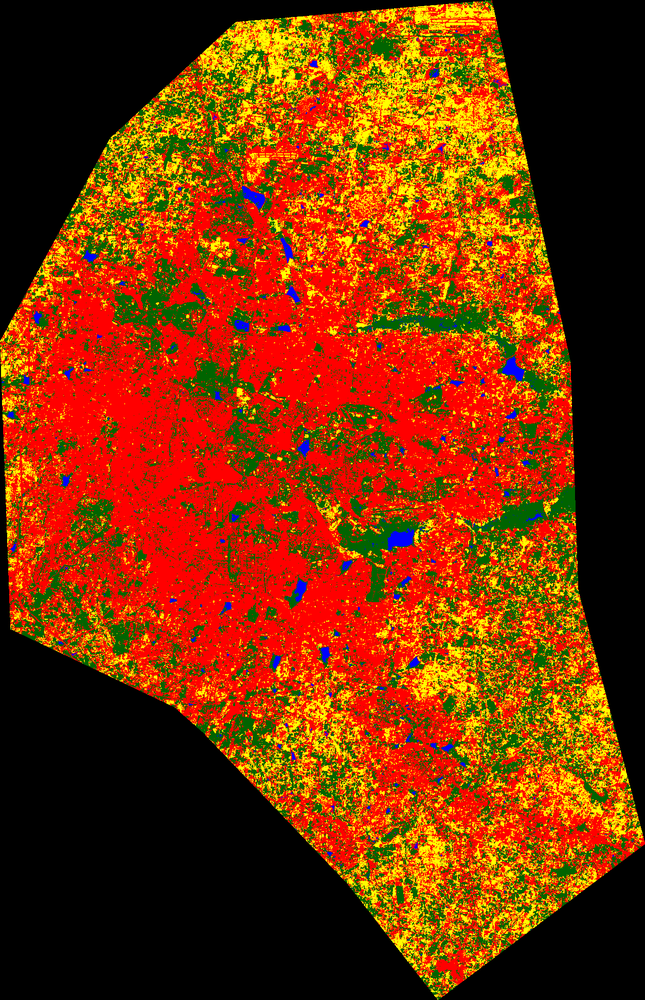
#> input picture Images/lulc_bengaluru_2014_2.tiff, 645 x 1000 px, shrunk from 1254 x 1943 before the run, found by its file name
$ jupyter execute change_detection.ipynb   (shell and % lines are left out)
#> lines starting #> are read from the running program, lines starting #| are printed output that depends on the picture
[cell 1]
from PIL import Image
import numpy as np

# Define function to calculate pixel-wise difference
def pixel_diff(image1, image2):
  """
  Calculates the pixel-wise difference between two images.

  Args:
    image1: A PIL Image object of the first image.
    image2: A PIL Image object of the second image.

  Returns:
    A NumPy array containing the absolute difference for each pixel.
  """
  image1_arr = np.asarray(image1)
  image2_arr = np.asarray(image2)
  diff_arr = np.abs(image1_arr - image2_arr)
  return diff_arr

# Load images
image1 = Image.open('/content/lulc_bengaluru_2014_2.tiff')
#> image1 is the input picture: PIL image 645x1000 RGB; mean R, G, B 122.8, 48.5, 1.8
image2 = Image.open('/content/lulc_bengaluru_2016_2.tif')
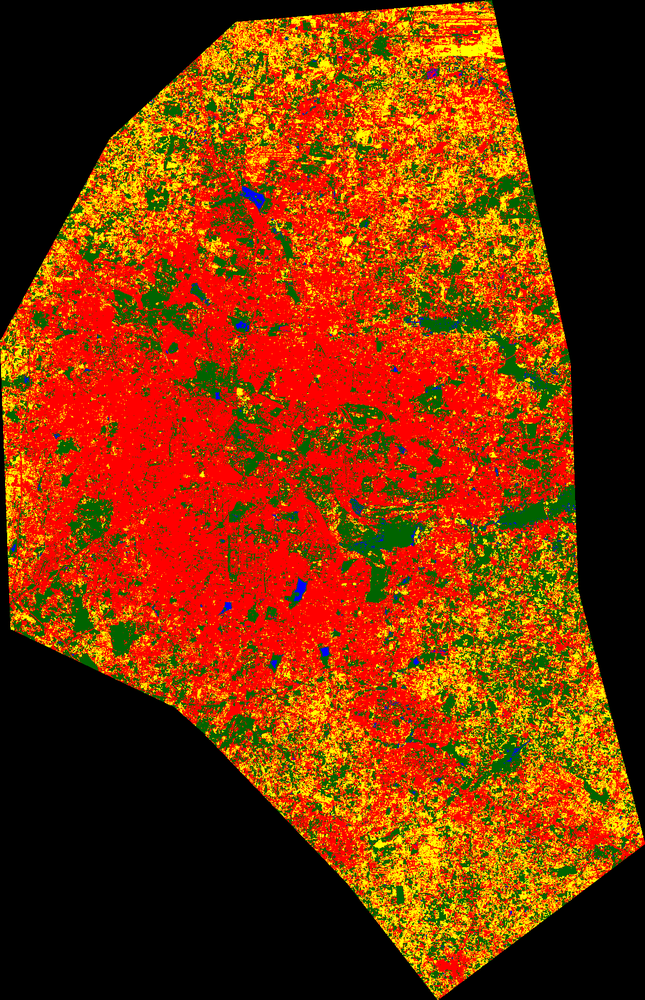
#> input picture Images/lulc_bengaluru_2016_2.tif, 645 x 1000 px, shrunk from 1254 x 1943 before the run, found by its file name
#> image2 is the input picture: PIL image 645x1000 RGB; mean R, G, B 124.3, 49.2, 1.1

# Convert images to grayscale for simpler comparison
image1_gray = image1.convert("L")
image2_gray = image2.convert("L")
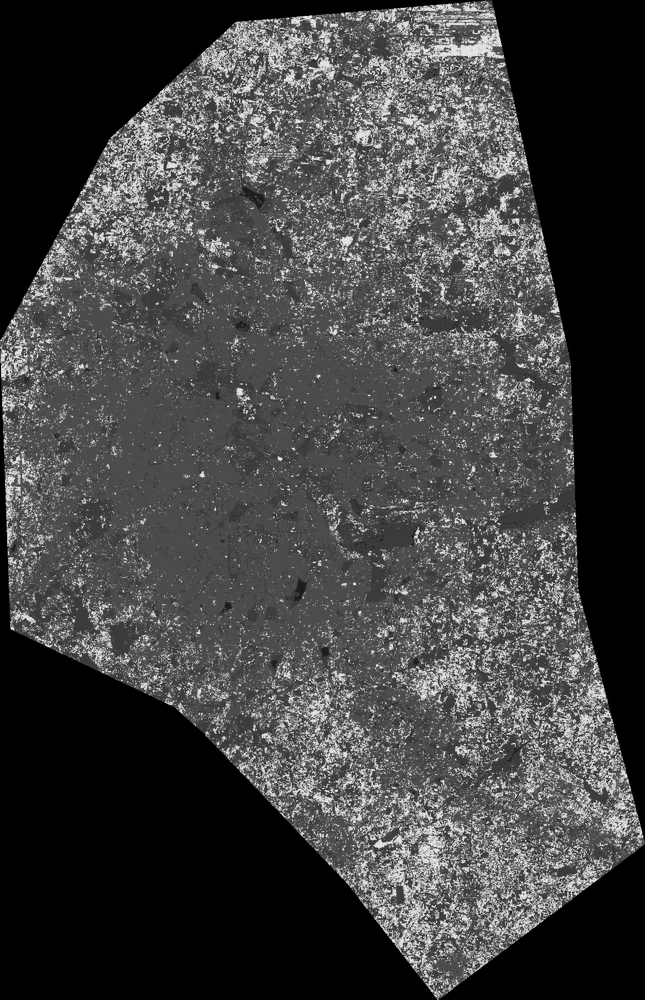
#> image2_gray: PIL image 645x1000 L; min 0, max 227, mean 66.1

# Calculate pixel-wise difference
diff_arr = pixel_diff(image1_gray, image2_gray)
#> in pixel_diff, `diff_arr = np.abs(image1_arr - image2_arr)`:
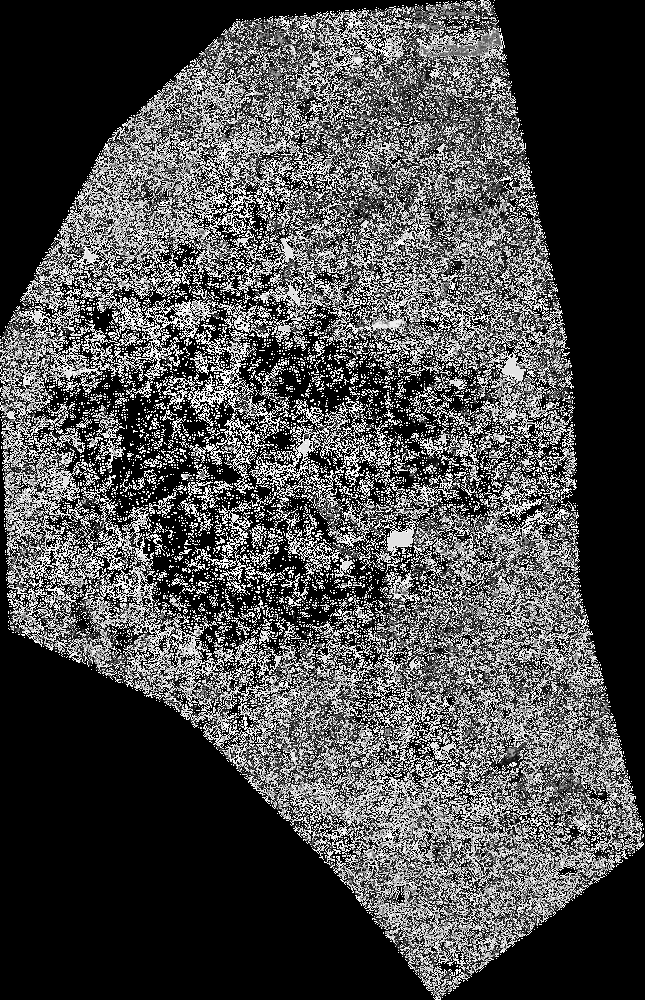
#> diff_arr: shape (1000, 645); min 0, max 255, mean 74.9

# Calculate total number of pixels and changed pixels
total_pixels = image1_gray.size[0] * image1_gray.size[1]
#> total_pixels = 645000
changed_pixels = np.count_nonzero(diff_arr)
#> changed_pixels = 360034

# Calculate percentage change
percent_change = (changed_pixels / total_pixels) * 100
#> percent_change = 55.82

# Print results
print(f"Percentage change between images: {percent_change:.2f}%")
#| Percentage change between images: 55.82%

# (Optional) Visualize the difference image
# ...
# Set a threshold for highlighting significant differences
threshold = 20

# Apply threshold to the difference image
diff_mask = np.where(diff_arr > threshold, 255, 0)
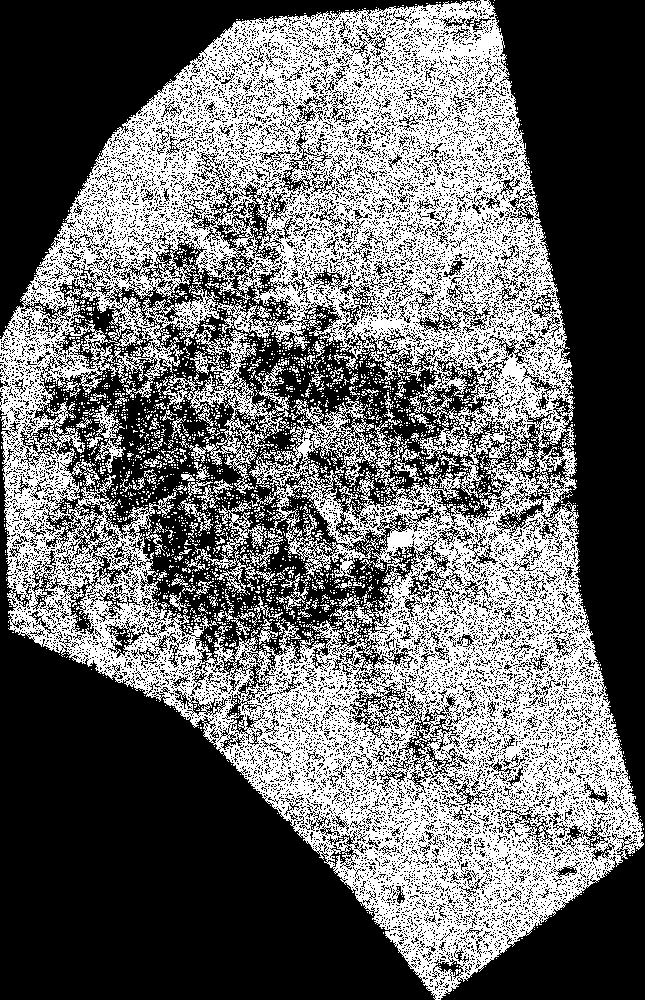
#> diff_mask: shape (1000, 645) int64; 41.4% white in thin lines or dots

# Convert the binary mask to a grayscale image
diff_image = Image.fromarray(diff_mask, mode="L")
#> diff_image: PIL image 645x1000 L; 4.4% white in thin lines or dots

# (Optional) Colorize the difference image
# ...
# (Optional) Colorize the difference image
color_map = {
    0: (0, 0, 0),    # Black for no difference
    20: (0, 255, 0),  # Green for small changes
    50: (255, 255, 0),  # Yellow for medium changes
    100: (255, 0, 0)  # Red for large changes
}

# Create a new RGB image with the same size as the difference image
diff_image_rgb = Image.new("RGB", diff_image.size)
#> diff_image_rgb: PIL image 645x1000 RGB; every value is 0

# Loop through each pixel in the difference image and apply the color map
for x in range(diff_image.size[0]):
    for y in range(diff_image.size[1]):
        pixel_value = diff_arr[y, x]  # Get the pixel value from the NumPy array
        for threshold, color in color_map.items():
            if pixel_value >= threshold:
                diff_image_rgb.putpixel((x, y), color)
                break

# Save the colorized difference image
diff_image_rgb.save("colorized_diff_image.png")

# Save or display the difference image
diff_image.save("diff_image.png")

# Optionally, you can:
# * Apply color coding to highlight different levels of difference
# * Overlay the mask on the original image for better context
# * Use libraries like OpenCV for more advanced visualization techniques

[cell 2]
from PIL import Image
import numpy as np

# Define function to calculate channel-wise difference
def channel_diff(image1, image2):
  """
  Calculates the pixel-wise difference for each channel in two images.

  Args:
    image1: A PIL Image object of the first image.
    image2: A PIL Image object of the second image.

  Returns:
    A tuple of NumPy arrays containing the absolute difference for each channel.
  """
  image1_arr = np.asarray(image1)
  image2_arr = np.asarray(image2)
  diff_red = np.abs(image1_arr[..., 0] - image2_arr[..., 0])
  diff_green = np.abs(image1_arr[..., 1] - image2_arr[..., 1])
  diff_blue = np.abs(image1_arr[..., 2] - image2_arr[..., 2])
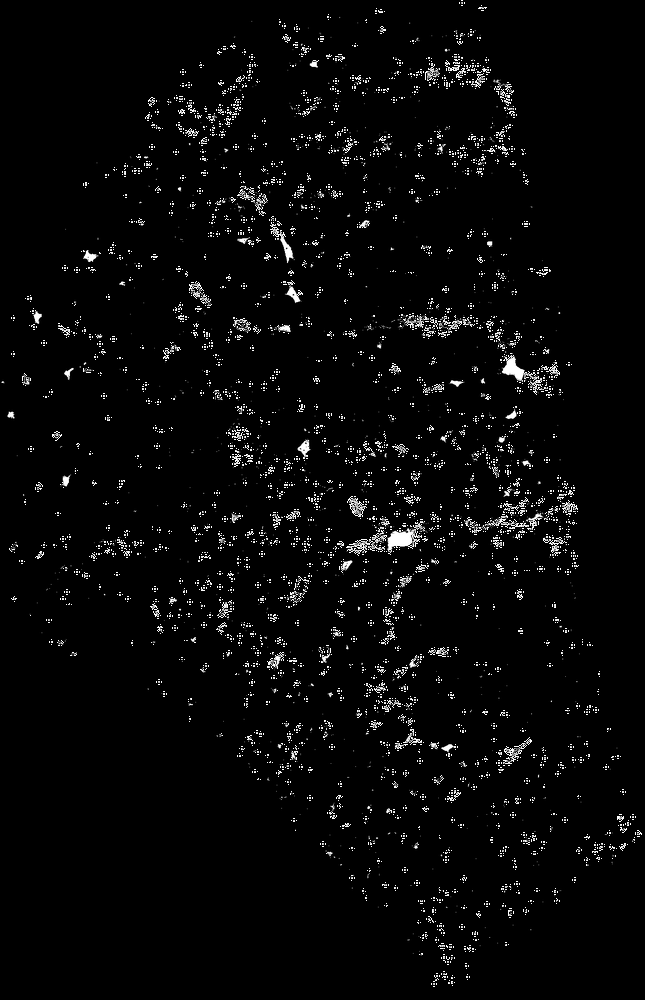
#> diff_blue: shape (1000, 645); min 0, max 255, mean 7.8
  return diff_red, diff_green, diff_blue

# Load images
image1 = Image.open('/content/lulc_bengaluru_2014_2.tiff')
image2 = Image.open('/content/lulc_bengaluru_2016_2.tif')


# Calculate channel-wise differences
diff_red, diff_green, diff_blue = channel_diff(image1, image2)

# Calculate total number of pixels and changed pixels for each channel
total_pixels = image1.size[0] * image1.size[1]
changed_pixels_red = np.count_nonzero(diff_red)
#> changed_pixels_red = 298917
changed_pixels_green = np.count_nonzero(diff_green)
#> changed_pixels_green = 371509
changed_pixels_blue = np.count_nonzero(diff_blue)
#> changed_pixels_blue = 35293

# Calculate and print percentage change for each channel
print(f"Red channel change: {changed_pixels_red / total_pixels * 100:.2f}%")
#| Red channel change: 46.34%
print(f"Green channel change: {changed_pixels_green / total_pixels * 100:.2f}%")
#| Green channel change: 57.60%
print(f"Blue channel change: {changed_pixels_blue / total_pixels * 100:.2f}%")
#| Blue channel change: 5.47%

# (Optional) Visualize the channel-wise differences
# ...

[cell 3]
from PIL import Image
import numpy as np
from skimage.metrics import structural_similarity as ssim
from skimage.metrics import mean_squared_error as mse

# Load images
image1 = Image.open('/content/lulc_bengaluru_2014_2.tiff')
image2 = Image.open('/content/lulc_bengaluru_2016_2.tif')

# Convert images to arrays
array1 = np.array(image1)
array2 = np.array(image2)

# Convert arrays to grayscale for simpler comparison
array1_gray = np.mean(array1, axis=2, dtype=np.uint8)
array2_gray = np.mean(array2, axis=2, dtype=np.uint8)
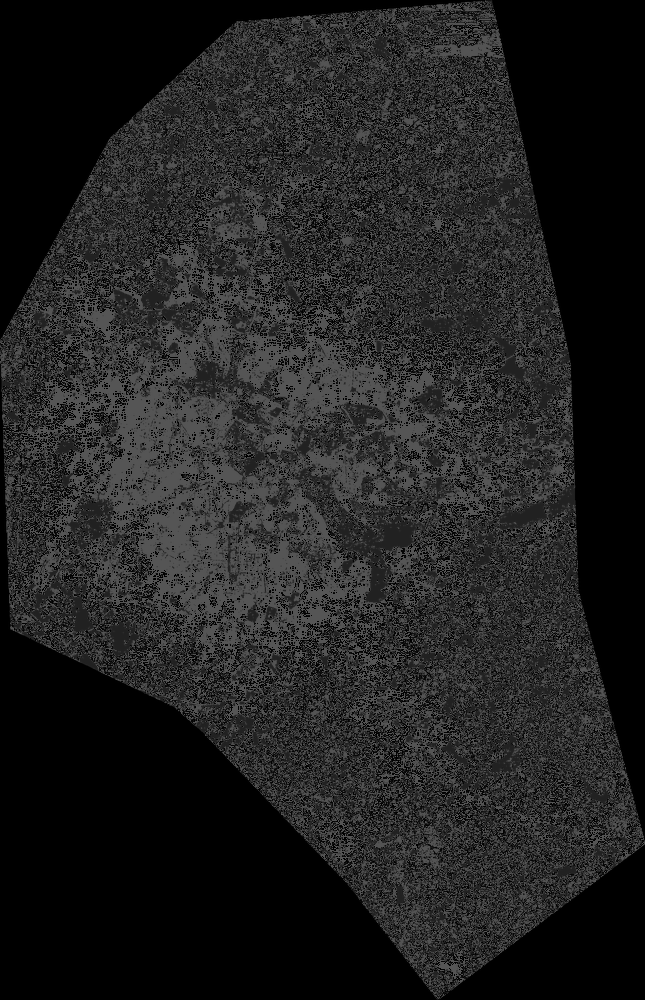
#> array2_gray: shape (1000, 645); min 0, max 85, mean 33

# Calculate Mean Squared Error (MSE)
mse_value = mse(array1_gray, array2_gray)
#> mse_value = 772.3

# Calculate Structural Similarity Index (SSIM)
ssim_value, diff_image = ssim(array1_gray, array2_gray, full=True)
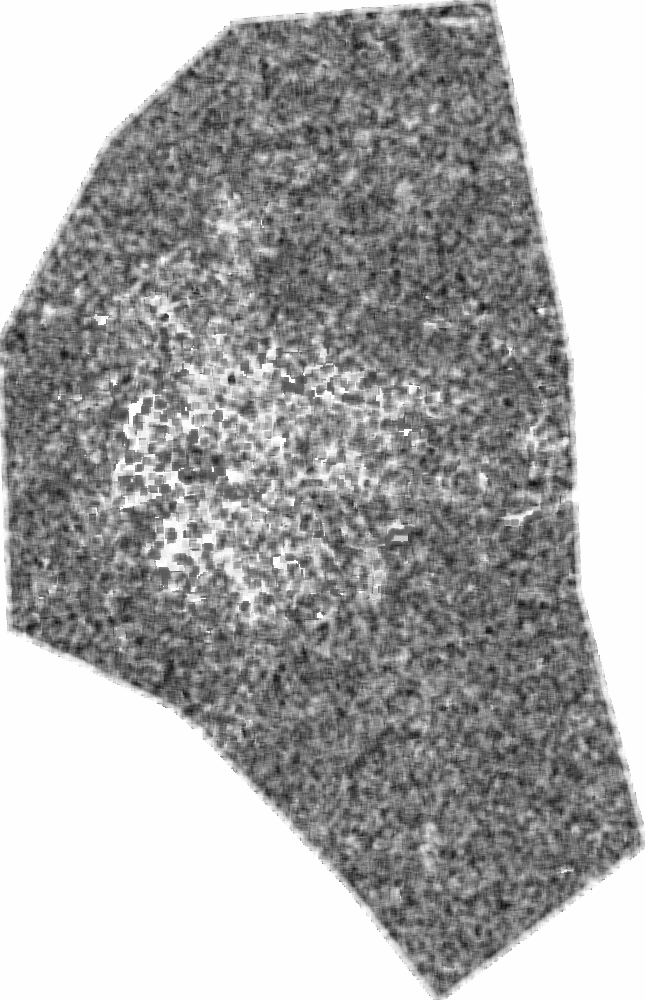
#> diff_image: shape (1000, 645) float64; min -0.513, max 1, mean 0.493; drawn with min black and max white
#> ssim_value = 0.486

# Calculate percentage change based on MSE (assuming max MSE = 255^2)
percent_change_mse = (mse_value / (255**2)) * 100
#> percent_change_mse = 1.19

# Print results
print(f"MSE between images: {mse_value:.4f}")
#| MSE between images: 772.2873
print(f"SSIM between images: {ssim_value:.4f}")
#| SSIM between images: 0.4859
print(f"Percentage change based on MSE: {percent_change_mse:.2f}%")
#| Percentage change based on MSE: 1.19%

[cell 4]
import rasterio
import numpy as np
import matplotlib.pyplot as plt

def image_difference(image1_path, image2_path, threshold=220):
    # Read the two images
    with rasterio.open(image1_path) as src1, rasterio.open(image2_path) as src2:
        image1 = src1.read(1)
        image2 = src2.read(1)
        transform = src1.transform  # Assuming both images have the same transform

    # Calculate the absolute difference between the two images
    diff = np.abs(image1 - image2)

    # Classify pixels based on the threshold
    changed_mask = (diff > threshold)

    # Create a new image with black for changed pixels and white for unchanged pixels
    output_image = np.where(changed_mask, 0, 255).astype(np.uint8)

    # Save or display the resulting image
    with rasterio.open('difference_result.tif', 'w', driver='GTiff', height=output_image.shape[0],
                       width=output_image.shape[1], count=1, dtype=np.uint8, crs=src1.crs, transform=transform) as dst:
        dst.write(output_image, 1)

    plt.imshow(output_image, cmap='gray')
    plt.show()

# Example usage
image1_path = 'lulc_bengaluru_2014_2.tiff'
image2_path = 'lulc_bengaluru_2016_2.tif'
image_difference(image1_path, image2_path, threshold=220)
#> (the call stopped at in image_difference, `with rasterio.open(image1_path) as src1, rasterio.open(image2_path) as..`: rasterio is not available in this run)
